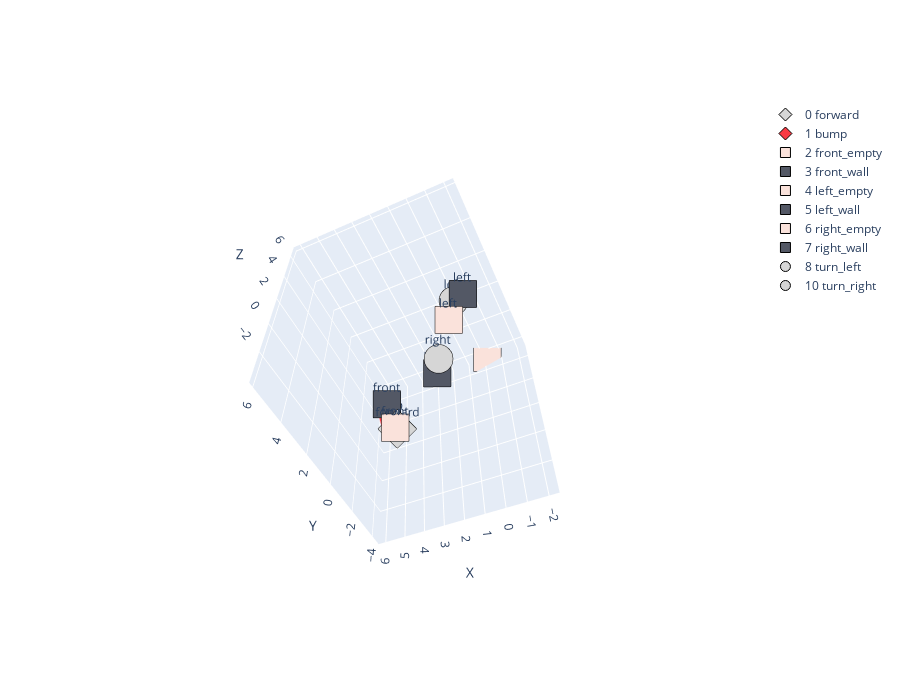

Notebook cell for this chart:
### Code cell
group_axes = {
    "direction_forward": [0, 1, 2, 3],      # Tokens : forward, front_empty, front_wall
    "direction_left": [4, 5, 8],      # left_empty, left_wall, turn_left, turn_left (duplicated)
    "direction_right": [6, 7, 10],   # right_empty, right_wall, turn_right, turn_right
    # "move": [0, 8, 10],             # forward, turn_left, turn_right
    # "feel_wall": [3, 5, 7],         # bump, front_wall, left_wall, right_wall
    # "feel_empty": [2, 4, 6],
}
token_labels = ['0 forward', '1 bump', '2 front_empty', '3 front_wall', '4 left_empty', '5 left_wall','6 right_empty', '7 right_wall', '8 turn_left', '9 sos', '10 turn_right', '11 eos', '12 pad']
all_tokens = [0, 1, 2, 3, 4, 5, 6, 7, 8, 10]

embedding_weight = model.embedding.weight
projected = project_embeddings_to_3D(model, embedding_weight, group_axes)
plotly_embedding(projected, [token_labels[i] for i in all_tokens], all_tokens)

### Figure 1 — Plotly figure (JSON) as saved in the notebook; plotly's stock layout.template omitted (floating-point values rounded to 4 significant figures)
{"data": [{"marker": {"color": "#D6D6D6", "line": {"color": "black", "width": 1}, "size": 10, "symbol": "diamond"}, "mode": "markers+text", "name": "0 forward", "text": "forward", "textposition": "top center", "type": "scatter3d", "x": [4.254], "y": [-1.99], "z": [0.4671]}, {"marker": {"color": "#F93943", "line": {"color": "black", "width": 1}, "size": 10, "symbol": "diamond"}, "mode": "markers+text", "name": "1 bump", "text": "bump", "textposition": "top center", "type": "scatter3d", "x": [6.116], "y": [-4.31], "z": [3.851]}, {"marker": {"color": "#FAE2DB", "line": {"color": "black", "width": 1}, "size": 10, "symbol": "square"}, "mode": "markers+text", "name": "2 front_empty", "text": "front", "textposition": "top center", "type": "scatter3d", "x": [3.268], "y": [0.1671], "z": [-1.93]}, {"marker": {"color": "#535865", "line": {"color": "black", "width": 1}, "size": 10, "symbol": "square"}, "mode": "markers+text", "name": "3 front_wall", "text": "front", "textposition": "top center", "type": "scatter3d", "x": [4.368], "y": [-0.9576], "z": [1.3]}, {"marker": {"color": "#FAE2DB", "line": {"color": "black", "width": 1}, "size": 10, "symbol": "square"}, "mode": "markers+text", "name": "4 left_empty", "text": "left", "textposition": "top center", "type": "scatter3d", "x": [-1.488], "y": [5.555], "z": [-3.616]}, {"marker": {"color": "#535865", "line": {"color": "black", "width": 1}, "size": 10, "symbol": "square"}, "mode": "markers+text", "name": "5 left_wall", "text": "left", "textposition": "top center", "type": "scatter3d", "x": [-2.221], "y": [5.917], "z": [-2.895]}, {"marker": {"color": "#FAE2DB", "line": {"color": "black", "width": 1}, "size": 10, "symbol": "square"}, "mode": "markers+text", "name": "6 right_empty", "text": "right", "textposition": "top center", "type": "scatter3d", "x": [-0.2104], "y": [-4.341], "z": [6.661]}, {"marker": {"color": "#535865", "line": {"color": "black", "width": 1}, "size": 10, "symbol": "square"}, "mode": "markers+text", "name": "7 right_wall", "text": "right", "textposition": "top center", "type": "scatter3d", "x": [2.302], "y": [-2.734], "z": [4.712]}, {"marker": {"color": "#D6D6D6", "line": {"color": "black", "width": 1}, "size": 10, "symbol": "circle"}, "mode": "markers+text", "name": "8 turn_left", "text": "left", "textposition": "top center", "type": "scatter3d", "x": [-1.61], "y": [5.205], "z": [-1.923]}, {"marker": {"color": "#D6D6D6", "line": {"color": "black", "width": 1}, "size": 10, "symbol": "circle"}, "mode": "markers+text", "name": "10 turn_right", "text": "right", "textposition": "top center", "type": "scatter3d", "x": [-0.008255], "y": [2.914], "z": [-1.956]}], "layout": {"height": 700, "scene": {"aspectmode": "auto", "aspectratio": {"x": 0.8703, "y": 1.071, "z": 1.073}, "camera": {"center": {"x": 0, "y": 0, "z": 0}, "eye": {"x": -0.7432, "y": 1.629, "z": -2.329}, "projection": {"type": "perspective"}, "up": {"x": 0, "y": 0, "z": 1}}, "xaxis": {"title": {"text": "X"}, "type": "linear"}, "yaxis": {"title": {"text": "Y"}, "type": "linear"}, "zaxis": {"title": {"text": "Z"}, "type": "linear"}}, "width": 900}}
